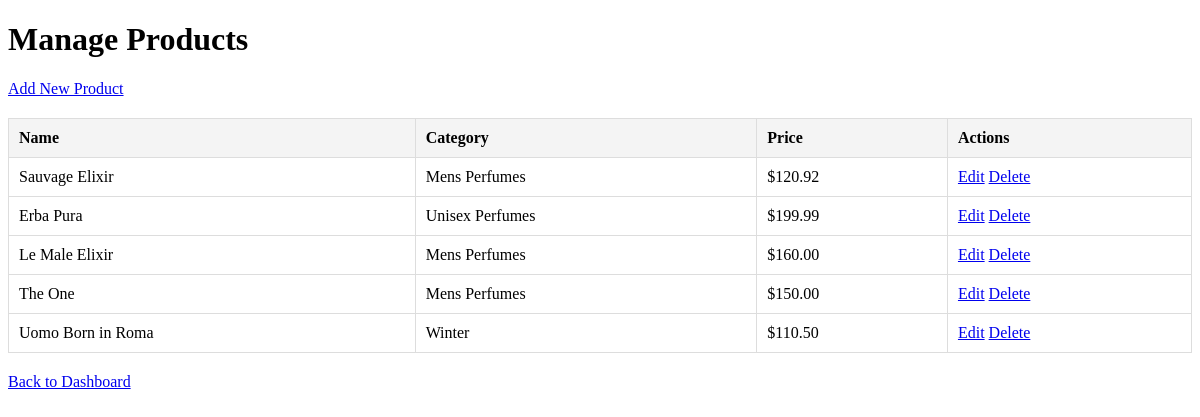
Screenshot of /manage_products.php (signed in) with the database file from the repository.
### tables this page shows
CREATE TABLE IF NOT EXISTS `products` (
  `id` int NOT NULL AUTO_INCREMENT,
  `name` varchar(100) NOT NULL,
  `description` text NOT NULL,
  `price` decimal(10,2) NOT NULL,
  `category` varchar(50) NOT NULL,
  `image` varchar(255) NOT NULL,
  `created_at` timestamp NULL DEFAULT CURRENT_TIMESTAMP,
  `quantity` int DEFAULT '0',
  `brand` varchar(100) DEFAULT NULL,
  `gender` enum('male','female','unisex') DEFAULT NULL,
  PRIMARY KEY (`id`)
);

### manage_products.php (the view, shortened to what this page needs)
<?php
require 'db.php';
$stmt = $pdo->query('SELECT * FROM products');
$products = $stmt->fetchAll();
?>
<!DOCTYPE html>
<html lang="en">
<head>
    <link rel="stylesheet" href="assets/css/styles.css">
</head>
<body>
    <h1>Manage Products</h1>
    <a href="add_product.php">Add New Product</a>
    <table>
        <thead>
            <tr>
                <th>Name</th>
                <th>Category</th>
                <th>Price</th>
                <th>Actions</th>
            </tr>
        </thead>
        <tbody>
            <?php foreach ($products as $product): ?>
                <tr>
                    <td><?php echo htmlspecialchars($product['name']); ?></td>
                    <td><?php echo htmlspecialchars($product['category']); ?></td>
                    <td>$<?php echo htmlspecialchars($product['price']); ?></td>
                    <td>
                        <a href="edit_product.php?id=<?php echo $product['id']; ?>">Edit</a>
                        <a href="delete_product.php?id=<?php echo $product['id']; ?>" onclick="return confirm('Are you sure?')">Delete</a>
                    </td>
                </tr>
            <?php endforeach; ?>
        </tbody>
    </table>
    <a href="admin_dashboard.php">Back to Dashboard</a>
</body>
</html>

### assets/css/styles.css (style rules this page uses)
table { width: 100%; border-collapse: collapse; margin: 20px 0; }
table th, table td { border: 1px solid #ddd; padding: 10px; text-align: left; }
table th { background-color: #f4f4f4; font-weight: bold; }

### rows the page displays
products: name "Sauvage Elixir", category "Mens Perfumes", price "120.92"
products: name "Erba Pura", category "Unisex Perfumes", price "199.99"
products: name "Le Male Elixir", category "Mens Perfumes", price "160.00"
products: name "The One", category "Mens Perfumes", price "150.00"
products: name "Uomo Born in Roma", category "Winter", price "110.50"
